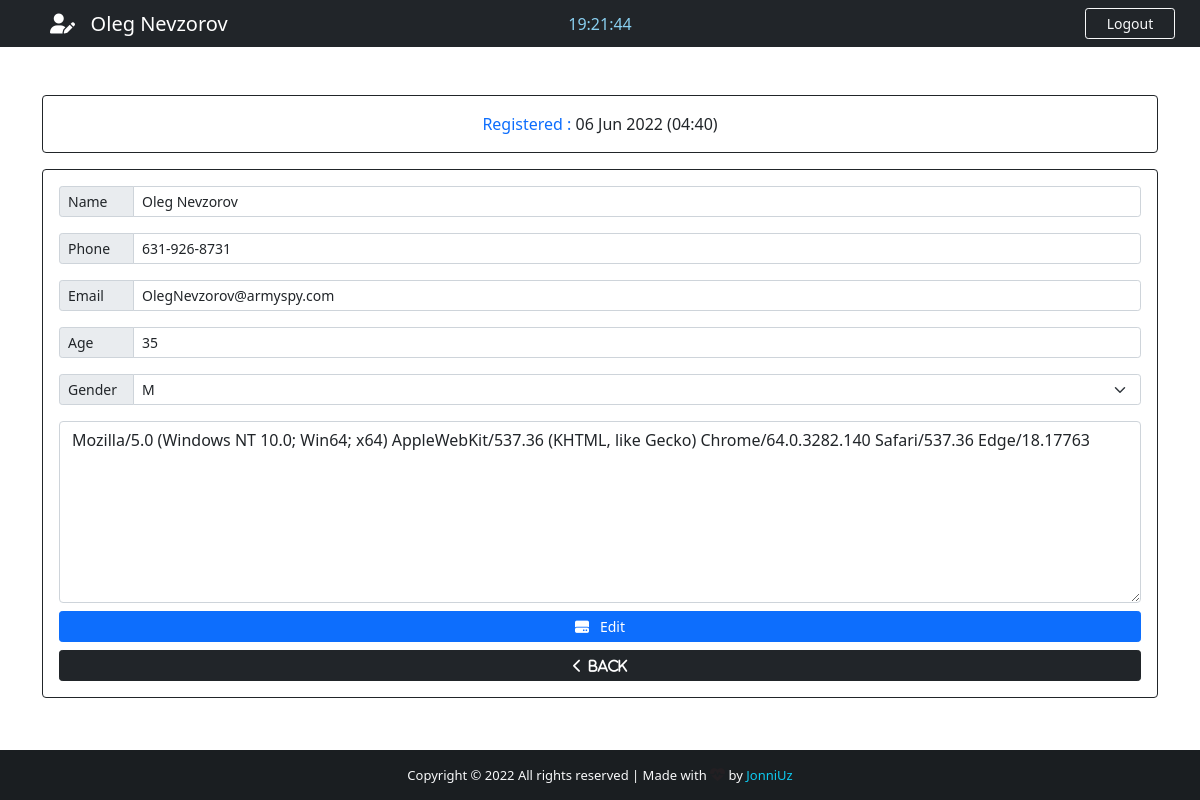
Screenshot of /patient/19/ (signed in) with the database file from the repository.
### hospital/models.py (models this page shows, shortened)
class Patient(models.Model):
    GENDER = (
        ('M', 'M'),
        ('F', 'F'),
    )
    id = models.IntegerField(primary_key=True)
    name = models.CharField(max_length=40)
    phone = models.CharField(max_length=20)
    email = models.CharField(max_length=40)
    age = models.CharField(max_length=3)
    gender = models.CharField(max_length=1, null=True, choices=GENDER)
    note = models.TextField(blank=True)
    created_at = models.DateTimeField(auto_now_add=True)

### hospital/views.py (the view)
# urls.py: path('patient/<str:patient_id>/', views.patient, name='patient'),
@cache_control(no_cache=True, must_revalidade=True, no_store=True)
@login_required(login_url='login')
def patient(request, patient_id):
    patient = Patient.objects.get(id=patient_id)
    if patient != None:
        return render(request, 'edit.html', {'patient': patient})

### hospital/templates/edit.html (shortened to what this page needs)
{% extends 'add.html' %}
{% block nav-content %}
    <i class="fas fa-user-edit"></i>&nbsp;&nbsp; {{ patient.name }}
{% endblock nav-content %}
{% block card-title %}
    <span class="text-center">Registered : <span
            class="text-dark">{{ patient.created_at|date:'d M Y (h:i)' }}</span></span>
{% endblock card-title %}
{% block btn-add %}
    <i class="fas fa-hdd"></i>&nbsp;&nbsp; Edit
{% endblock btn-add %}
{% block action %} action="{% url 'edit_patient' %}" {% endblock action %}
{% block Value-name %} value="{{ patient.name }}" {% endblock Value-name %}
{% block Value-phone %} value="{{ patient.phone }}" {% endblock Value-phone %}
{% block Value-email %} value="{{ patient.email }}" {% endblock Value-email %}
{% block Value-age %} value="{{ patient.age }}" {% endblock Value-age %}
{% block Value-gender %}
    <option style="background-color: #d3d3d3; color: #007bff">{{ patient.gender }}</option>
{% endblock Value-gender %}
{% block Value-note %}{{ patient.note }}{% endblock Value-note %}

### hospital/templates/add.html (shortened to what this page needs)
{% extends 'base.html' %}
{% block btn-nav %}
    <a href="{% url 'logout' %}" class="btn btn-sm btn-outline-primary border-light text-light" id="btn-nav">Logout</a>
{% endblock btn-nav %}
{% block content %}
    <div class="container">
        <div class="row">
            <div class="col-lg-12">
                <div class="card card-body border-dark text-primary mt-5">
                    {% block card-title %}{% endblock card-title %}
                </div>
                <form method="POST" {% block action %} action="{% url 'add_patient' %}" {% endblock action %}
                      autocomplete="off" enctype="multipart/form-data"
                      class="card p-3 border-dark mt-3">
                    <div class="input-group input-group-sm mb-3">
                        <span class="input-group-text side-label">Name</span>
                        <input type="text" class="form-control" name="name" placeholder="First and Last name"
                                {% block Value-name %}{% endblock Value-name %}>
                    </div>
                    <div class="input-group input-group-sm mb-3">
                        <span class="input-group-text side-label">Phone</span>
                        <input type="text" class="form-control" name="phone" placeholder="Patient phone"
                                {% block Value-phone %}{% endblock Value-phone %}>
                    </div>
                    <div class="input-group input-group-sm mb-3">
                        <span class="input-group-text side-label">Email</span>
                        <input type="text" class="form-control" name="email" placeholder="Patient email"
                                {% block Value-email %}{% endblock Value-email %}>
                    </div>
                    <div class="input-group input-group-sm mb-3">
                        <span class="input-group-text side-label">Age</span>
                        <input type="text" class="form-control" name="age" placeholder="Patient age"
                                {% block Value-age %}{% endblock Value-age %}>
                    </div>
                    <div class="input-group input-group-sm mb-3">
                        <label class="input-group-text side-label">Gender</label>
                        <select class="form-select" name="gender" id="">
                            {% block Value-gender %}{% endblock Value-gender %}
                        </select>
                    </div>
                    <div class="form-group">
                        <textarea class="form-control" name="note" rows="7"
                                  placeholder="Description is optional ...">{% block Value-note %}{% endblock Value-note %}</textarea>
                    </div>
                    <div class="d-grid gap-2 mt-2">
                        <button type="submit" class="btn btn-primary btn-sm">
                            {% block btn-add %}{% endblock btn-add %}
                        </button>
                        <a href="{% url 'backend' %}" class="btn btn-dark btn-sm"><i class="fas fa-chevron-left">&nbsp;&nbsp;Back</i></a>
                    </div>
                </form>
            </div>
        </div>
    </div>
{% endblock content %}

### hospital/static/css/style.css (style rules this page uses)
html, body { height: 100%; margin: 0; max-width: 100%; overflow: hidden; }
#btn-nav { width: 90px; float: right; margin-right: 25px; }
.side-label { width: 75px; }

### rows the page displays
Patient: name "Oleg Nevzorov", created_at "06 Jun 2022 (04:40)", phone "631-926-8731", email "OlegNevzorov@armyspy.com", age "35", gender "M", note "Mozilla/5.0 (Windows NT 10.0; Win64; x64) AppleWebKit/537.36 (KHTML, like Gecko) Chrome/64.0.3282.140 Safari/537.36 Edge/18.17763"
